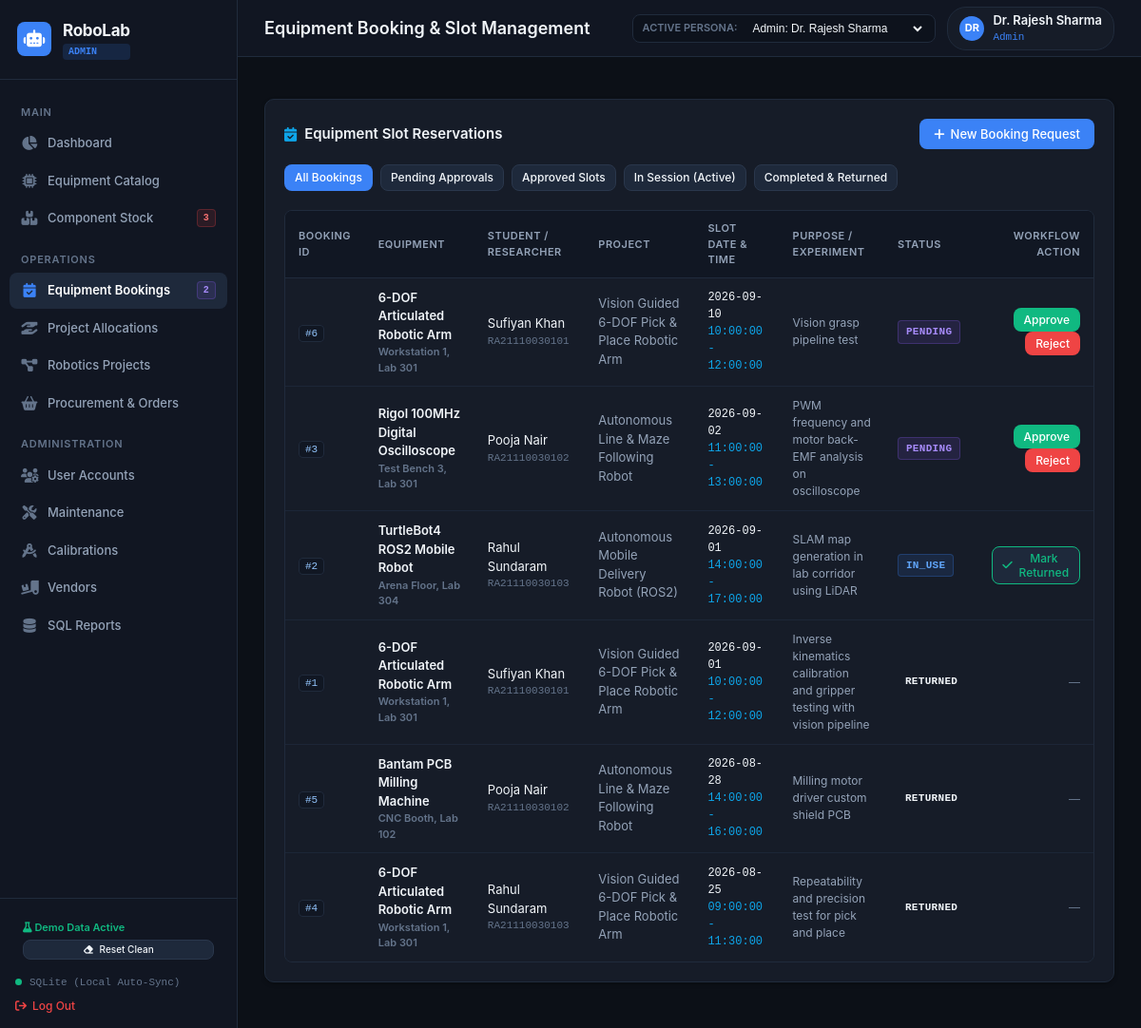
Before: /bookings with the older database file.
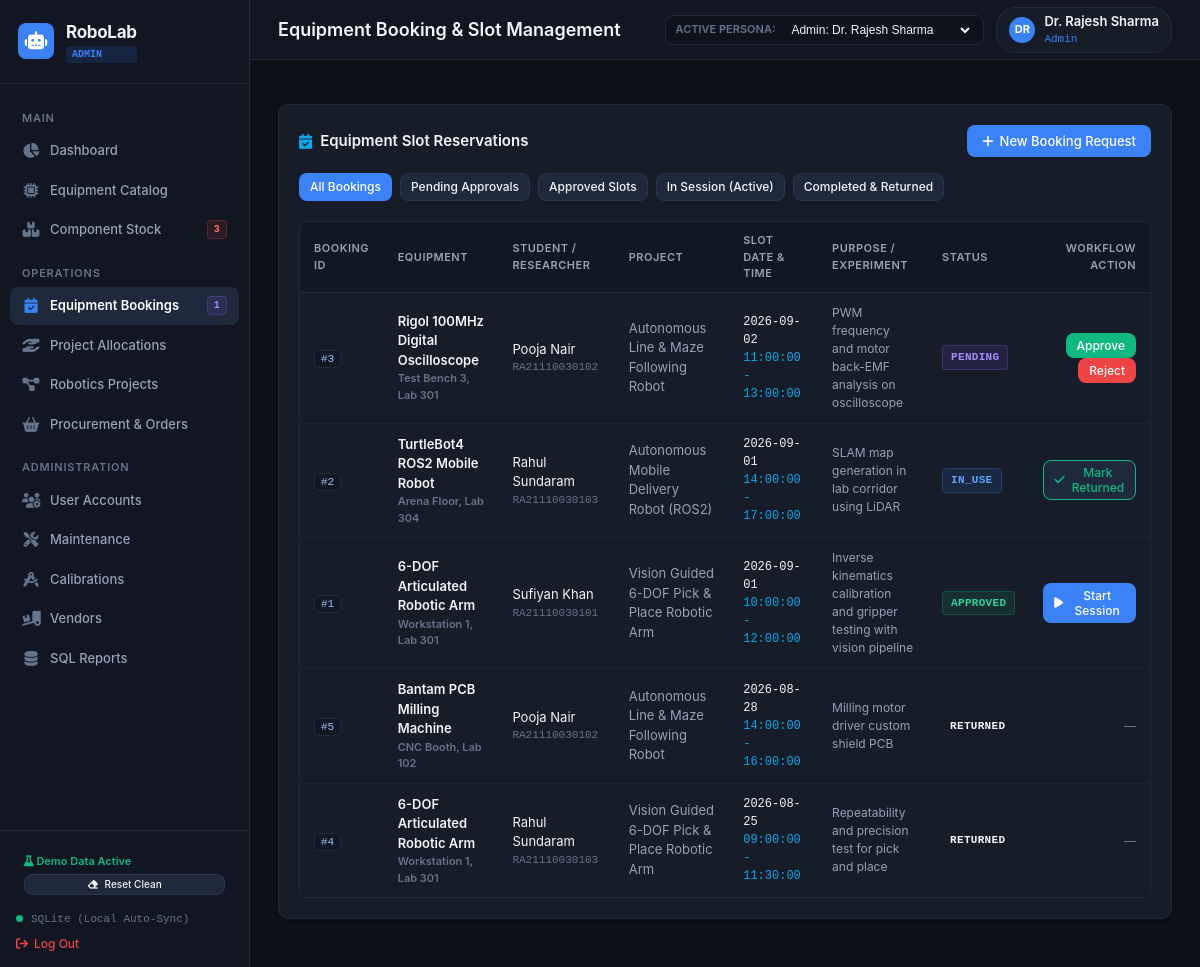
After: the same page with the newer database file.
### tables this page shows
CREATE TABLE BOOKINGS (
    booking_id INTEGER PRIMARY KEY AUTOINCREMENT,
    equipment_id TEXT NOT NULL,
    user_id INTEGER NOT NULL,
    project_id INTEGER,
    booking_date TEXT NOT NULL,
    start_time TEXT NOT NULL,
    end_time TEXT NOT NULL,
    purpose TEXT NOT NULL,
    status TEXT CHECK(status IN ('PENDING', 'APPROVED', 'REJECTED', 'IN_USE', 'RETURNED', 'CANCELLED')) DEFAULT 'PENDING',
    approved_by INTEGER,
    created_at DATETIME DEFAULT CURRENT_TIMESTAMP,
    FOREIGN KEY (equipment_id) REFERENCES EQUIPMENT(equipment_id),
    FOREIGN KEY (user_id) REFERENCES USERS(user_id),
    FOREIGN KEY (project_id) REFERENCES PROJECTS(project_id),
    FOREIGN KEY (approved_by) REFERENCES USERS(user_id)
);

CREATE TABLE EQUIPMENT (
    equipment_id TEXT PRIMARY KEY,
    equipment_name TEXT NOT NULL,
    category_id INTEGER NOT NULL,
    laboratory_id INTEGER NOT NULL,
    serial_number TEXT UNIQUE,
    purchase_date TEXT NOT NULL,
    warranty_end TEXT,
    status TEXT CHECK(status IN ('Available', 'In Use', 'Maintenance', 'Decommissioned')) DEFAULT 'Available',
    location TEXT NOT NULL,
    description TEXT,
    created_at DATETIME DEFAULT CURRENT_TIMESTAMP,
    FOREIGN KEY (category_id) REFERENCES EQUIPMENT_CATEGORIES(category_id),
    FOREIGN KEY (laboratory_id) REFERENCES LABORATORIES(lab_id)
);

CREATE TABLE USERS (
    user_id INTEGER PRIMARY KEY AUTOINCREMENT,
    role_id INTEGER NOT NULL,
    full_name TEXT NOT NULL,
    email TEXT NOT NULL UNIQUE,
    password_hash TEXT DEFAULT 'pbkdf2:sha256:default_hash',
    roll_number TEXT UNIQUE,
    phone TEXT,
    department TEXT DEFAULT 'Robotics & Automation',
    created_at DATETIME DEFAULT CURRENT_TIMESTAMP,
    FOREIGN KEY (role_id) REFERENCES ROLES(role_id)
);

CREATE TABLE PROJECTS (
    project_id INTEGER PRIMARY KEY AUTOINCREMENT,
    project_name TEXT NOT NULL,
    guide_faculty_id INTEGER,
    start_date TEXT NOT NULL,
    end_date TEXT,
    status TEXT CHECK(status IN ('Active', 'Completed', 'On Hold')) DEFAULT 'Active',
    description TEXT,
    created_at DATETIME DEFAULT CURRENT_TIMESTAMP,
    FOREIGN KEY (guide_faculty_id) REFERENCES USERS(user_id)
);

### app.py (the view)
@app.route('/bookings')
@login_required
def bookings_list():
    status_filter = request.args.get('status', '')
    user = get_current_user()
    sql = """
        SELECT b.*, e.equipment_name, e.location, u.full_name AS student_name, u.roll_number,
               p.project_name, approver.full_name AS approver_name
        FROM BOOKINGS b
        JOIN EQUIPMENT e ON b.equipment_id = e.equipment_id
        JOIN USERS u ON b.user_id = u.user_id
        LEFT JOIN PROJECTS p ON b.project_id = p.project_id
        LEFT JOIN USERS approver ON b.approved_by = approver.user_id
        WHERE 1=1
    """
    params = []
    if user and user['role_name'] == 'Student':
        sql += " AND b.user_id = %s"
        params.append(user['user_id'])
    if status_filter:
        sql += " AND b.status = %s"
        params.append(status_filter)
    sql += " ORDER BY b.booking_date DESC, b.start_time DESC"
    bookings = query_db(sql, params)
    equipment = query_db("SELECT equipment_id, equipment_name, status FROM EQUIPMENT ORDER BY equipment_name ASC")
    students = query_db("SELECT user_id, full_name, roll_number FROM USERS WHERE role_id = 4 ORDER BY full_name ASC")
    projects = query_db("SELECT project_id, project_name FROM PROJECTS WHERE status = 'Active' ORDER BY project_name ASC")
    faculty = query_db("SELECT user_id, full_name FROM USERS WHERE role_id IN (1, 3) ORDER BY full_name ASC")
    return render_template('bookings.html', bookings=bookings, equipment=equipment,
                           students=students, projects=projects, faculty=faculty, selected_status=status_filter)

### app.py (called while the page is built)
def get_current_user():
    user_id = session.get('user_id')
    if not user_id:
        return None
    user = query_db("""
        SELECT u.*, r.role_name
        FROM USERS u
        JOIN ROLES r ON u.role_id = r.role_id
        WHERE u.user_id = %s
    """, [user_id], one=True)
    return user

def login_required(f):
    @wraps(f)
    def decorated_function(*args, **kwargs):
        if 'user_id' not in session:
            first_user = query_db("SELECT u.user_id, r.role_name, u.full_name FROM USERS u JOIN ROLES r ON u.role_id = r.role_id ORDER BY u.user_id ASC LIMIT 1", one=True)
            if first_user:
                session['user_id'] = first_user['user_id']
                session['role_name'] = first_user['role_name']
                session['full_name'] = first_user['full_name']
            else:
                session['user_id'] = 1
                session['role_name'] = 'Admin'
        return f(*args, **kwargs)
    return decorated_function

### db.py (called while the page is built)
def is_using_sqlite():
    global _USING_SQLITE
    return _USING_SQLITE

### templates/bookings.html (shortened to what the changed rows need)
{% extends "layout.html" %}
{% block page_title %}Equipment Booking &amp; Slot Management{% endblock %}
{% block content %}
<div class="card-section">
    <div class="table-container">
        <table class="table-modern">
            <thead>
                <tr>
                    <th>Booking ID</th>
                    <th>Equipment</th>
                    <th>Student / Researcher</th>
                    <th>Project</th>
                    <th>Slot Date &amp; Time</th>
                    <th>Purpose / Experiment</th>
                    <th>Status</th>
                    <th style="text-align: right;">Workflow Action</th>
                </tr>
            </thead>
            <tbody>
                {% for b in bookings %}
                <tr>
                    <td><span class="code-pill">#{{ b.booking_id }}</span></td>
                    <td style="font-weight: 600;">
                        <a href="{{ url_for('equipment_detail', equipment_id=b.equipment_id) }}" style="color: var(--text-primary); text-decoration: none;">
                            {{ b.equipment_name }}
                        </a>
                        <div style="font-size: 11px; color: var(--text-muted);">{{ b.location }}</div>
                    </td>
                    <td>
                        <div>{{ b.student_name }}</div>
                        <div style="font-size: 11px; color: var(--text-muted); font-family: var(--font-mono);">{{ b.roll_number }}</div>
                    </td>
                    <td style="color: var(--text-secondary);">{{ b.project_name or 'Independent Lab Activity' }}</td>
                    <td style="font-family: var(--font-mono); font-size: 12px;">
                        <div>{{ b.booking_date }}</div>
                        <div style="color: var(--accent-cyan);">{{ b.start_time }} - {{ b.end_time }}</div>
                    </td>
                    <td style="max-width: 250px; font-size: 12px; color: var(--text-secondary);">
                        {{ b.purpose }}
                    </td>
                    <td>
                        <span class="badge badge-{{ b.status.lower().replace('_', '-') }}">{{ b.status }}</span>
                    </td>
                    <td style="text-align: right;">
                        {% if b.status == 'PENDING' %}
                            <form method="POST" action="{{ url_for('booking_update_status', booking_id=b.booking_id) }}" style="display: inline-flex; gap: 4px;">
                                <button type="submit" class="btn btn-success btn-sm">Approve</button>
                            </form>
                            <form method="POST" action="{{ url_for('booking_update_status', booking_id=b.booking_id) }}" style="display: inline-flex; gap: 4px;">
                                <button type="submit" class="btn btn-danger btn-sm">Reject</button>
                            </form>
                        {% elif b.status == 'APPROVED' %}
                            <form method="POST" action="{{ url_for('booking_update_status', booking_id=b.booking_id) }}" style="display: inline-flex;">
                                <button type="submit" class="btn btn-primary btn-sm">
                                    <i class="fa-solid fa-play"></i> Start Session
                                </button>
                            </form>
                        {% elif b.status == 'IN_USE' %}
                            <form method="POST" action="{{ url_for('booking_update_status', booking_id=b.booking_id) }}" style="display: inline-flex;">
                                <button type="submit" class="btn btn-secondary btn-sm" style="border-color: var(--accent-emerald); color: var(--accent-emerald);">
                                    <i class="fa-solid fa-check"></i> Mark Returned
                                </button>
                            </form>
                        {% else %}
                            <span style="font-size: 12px; color: var(--text-muted);">&mdash;</span>
                        {% endif %}
                    </td>
                </tr>
                {% else %}
                <tr>
                    <td colspan="8" style="text-align: center; color: var(--text-muted); padding: 30px;">
                        No bookings found matching current filter.
                    </td>
                </tr>
                {% endfor %}
            </tbody>
        </table>
    </div>
</div>
{% endblock %}

### templates/layout.html (shortened to what the changed rows need)
<!DOCTYPE html>
<html lang="en">
<head>
    <link rel="stylesheet" href="{{ url_for('static', filename='css/fontawesome.min.css') }}">
    <link rel="stylesheet" href="{{ url_for('static', filename='css/style.css') }}">
</head>
<body>
    <div class="app-container">
        <aside class="sidebar">
            <ul class="nav-menu">
                <li class="nav-item">
                    <a href="{{ url_for('bookings_list') }}" class="nav-link {% if request.endpoint == 'bookings_list' %}active{% endif %}">
                        <i class="fa-solid fa-calendar-check"></i>
                        <span>{% if current_user and current_user.role_name == 'Student' %}My Slot Bookings{% else %}Equipment Bookings{% endif %}</span>
                        {% if pending_bookings_count > 0 and (not current_user or current_user.role_name in ['Admin', 'Faculty']) %}
                            <span class="badge badge-pending" style="margin-left: auto; padding: 1px 6px; font-size: 10px;">{{ pending_bookings_count }}</span>
                        {% endif %}
                    </a>
                </li>
            </ul>
        </aside>
        <div class="main-wrapper">
            <header class="topbar">
                <div class="page-title-group">
                    <h1>{% block page_title %}Robotics Laboratory Management System{% endblock %}</h1>
                </div>
            </header>
            <main class="content-body">
                {% block content %}{% endblock %}
            </main>
        </div>
    </div>
</body>
</html>

Changed rows visible on the page:
removed BOOKINGS: booking_id "6", equipment_name "6-DOF Articulated Robotic Arm", location "Workstation 1, Lab 301", student_name "Sufiyan Khan", roll_number "RA21110030101", project_name "Vision Guided 6-DOF Pick & Place Robotic Arm", booking_date "2026-09-10", start_time "10:00:00", end_time "12:00:00", purpose "Vision grasp pipeline test", status "PENDING"
changed BOOKINGS "Inverse kinematics calibration and gripper testing with vision pipeline": status "RETURNED" → "APPROVED"; status "—" → "Start Session"
Other visible differences:
{{ pending_bookings_count }}: "2" → "1"
